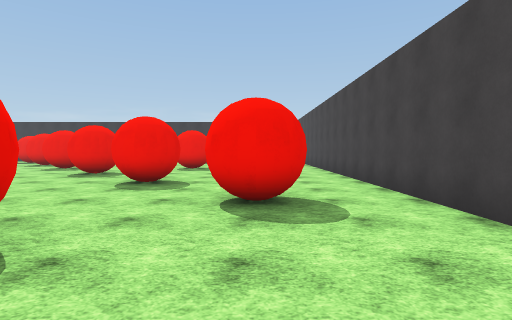
View 1 (above)

24 first-person views from a walk through a 3-D level made in the Unity game engine. The camera is 1.5 m above the floor, tilts 2° down and sees 80° across. The floor is counted in squares, 2 m on a side. Each view is taken from the middle of a square. On the plan, view 1 faces up. The plan holds only what a view shows up to about 10 squares ahead; the rest is blank. The place goes on beyond the plan. The player is left out. Surface patterns are stand-ins for the level's own textures.

View 2
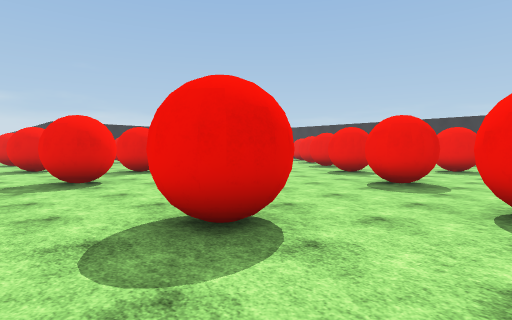

View 3
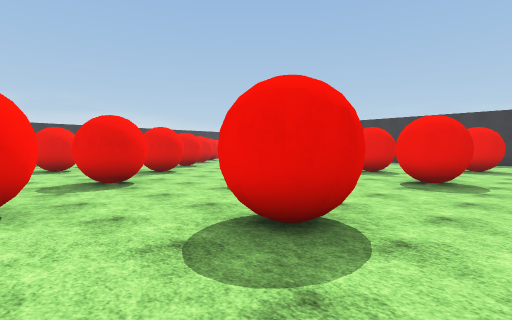

View 4
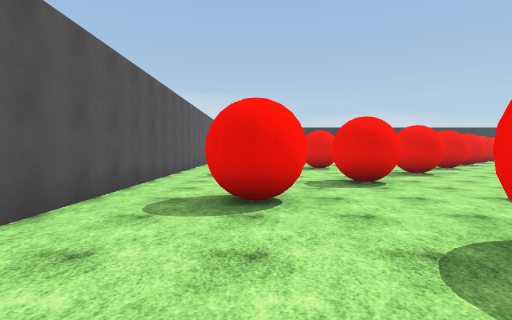

View 5
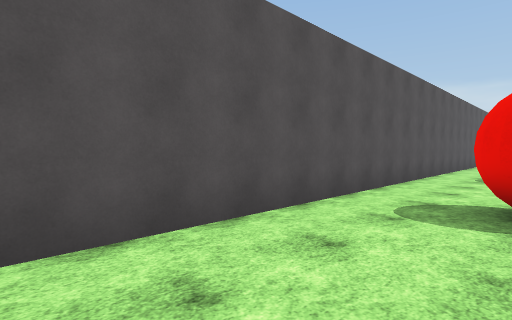

View 6
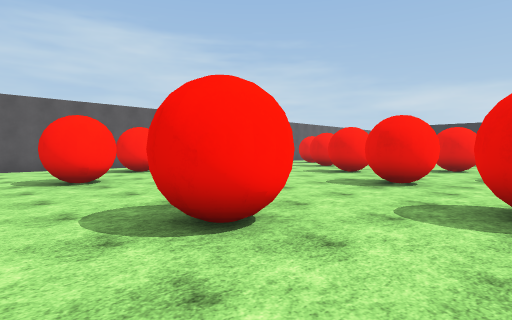

View 7
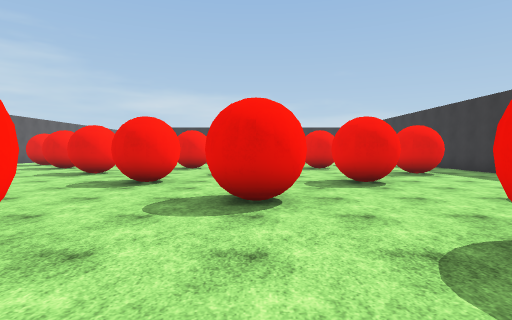

View 8
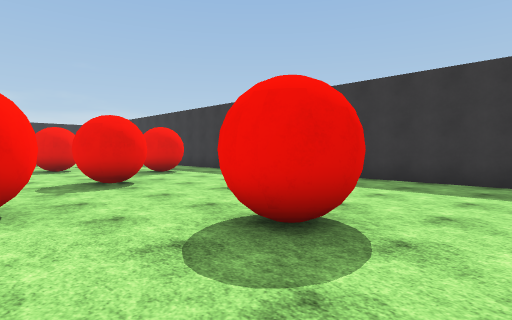

View 9
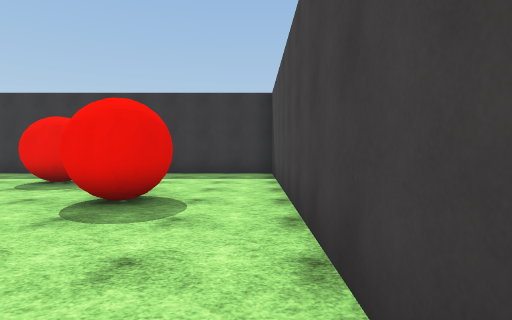

View 10
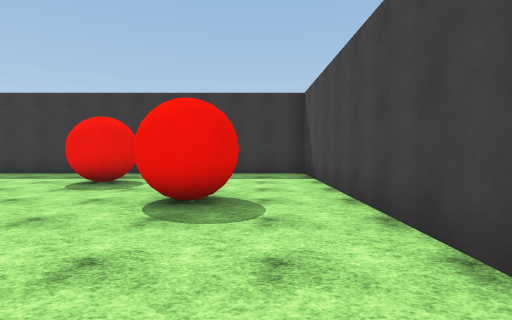

View 11
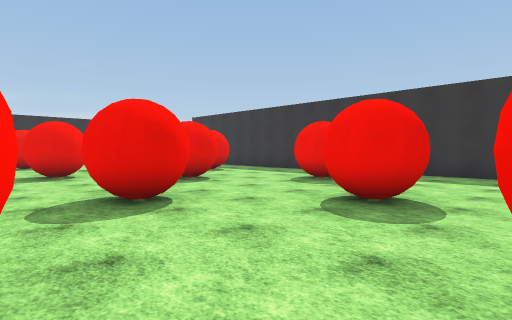

View 12
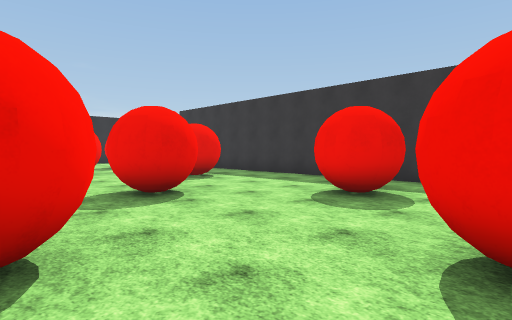

View 13
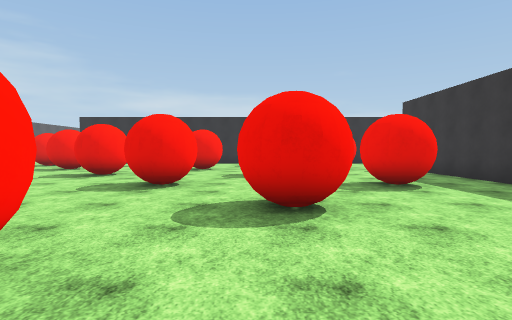

View 14
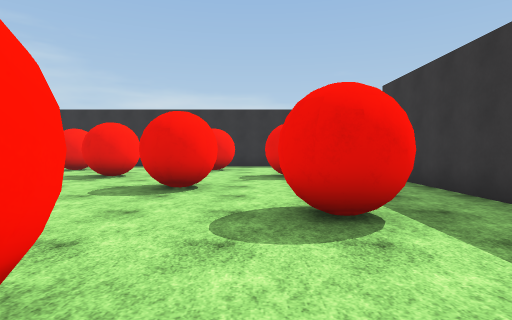

View 15
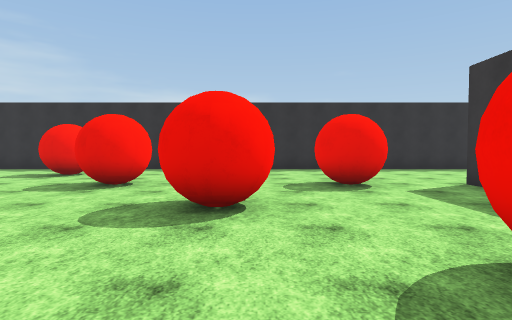

View 16
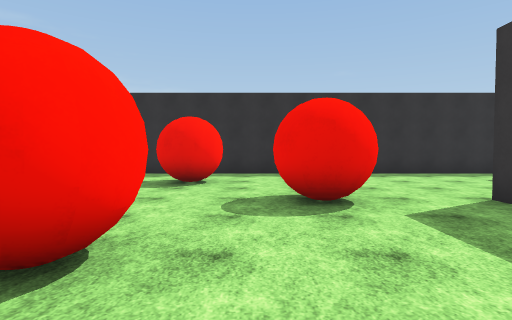

View 17
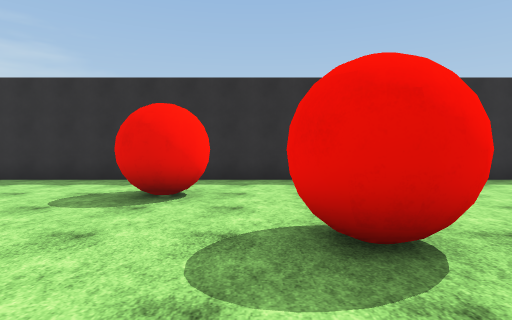

View 18
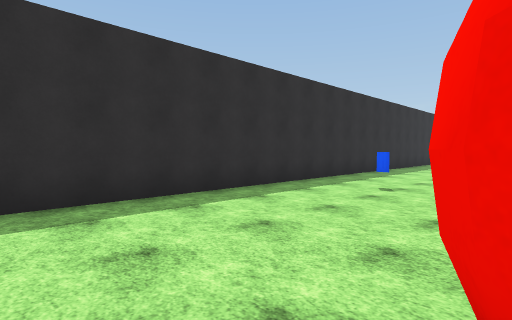

View 19
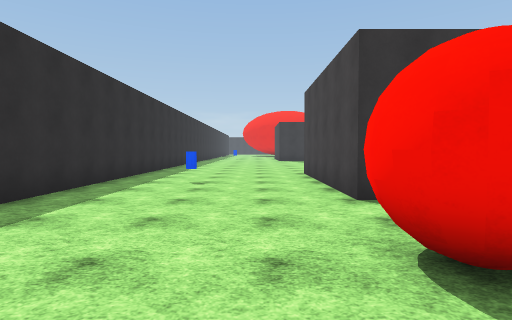

View 20
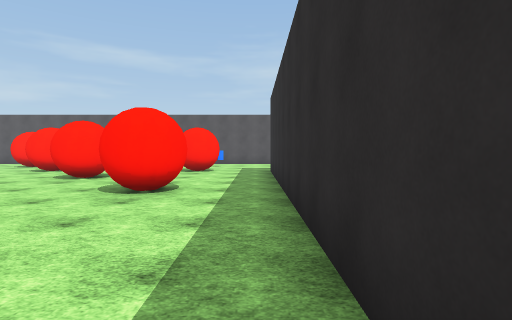

View 21
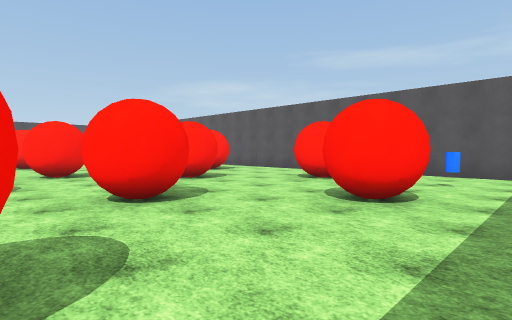

View 22
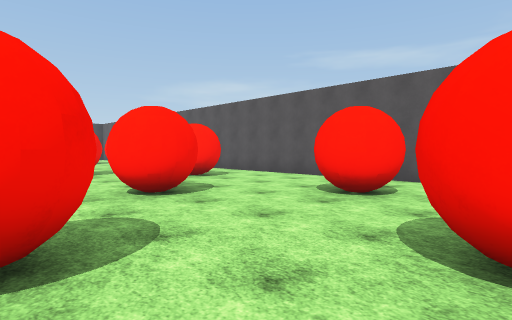

View 23
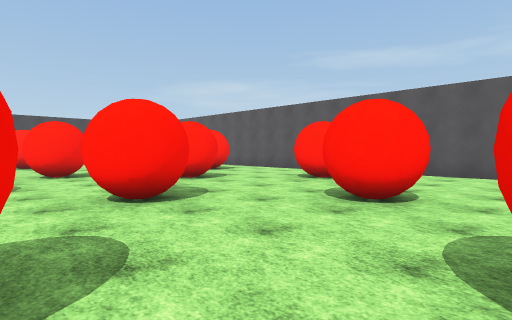

View 24
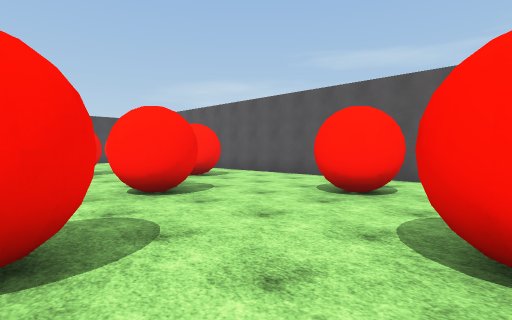

### Floor plan
Key: @ floor where view 1 was taken; # wall or solid block; . floor; O other object.
Columns run from 23 left of view 1 to 3 right of it. Each row starts with its distance up from view 1.
 25 #.....
 24 #.....#
 23 #.....#
 22 #..O..#
 21 #.....#
 20 #.....#####################
 19 #.........................#
 18 #.........................#
 17 #....##...##...##...##....#
 16 #.........................#
 15 #..#....#....#....#....#..#
 14 #..#....#....#....#....#..#
 13 #.........................#
 12 #....##...##...##...##....#
 11 #.........................#
 10 #..#....#....#....#....#..#
  9 #..#....#....#....#....#..#
  8 #.........................#
  7 #....##...##...##...##....#
  6 #.........................#
  5 #..#....#....#....#....#..#
  4  ..#....#....#....#....#..#
  3   ........................#
  2   .O.##...##...##...##....
  1   ........................
  0   .....................@..
 -1   ########################

Where each view was taken, in squares from view 1:
view 1: 0 up, 0 right, facing up
view 2: 0 up, 0 right, facing up-left
view 3: 2 up, 2 right, facing up-left
view 4: 2 up, 2 right, facing left
view 5: 2 up, 2 right, facing down-left
view 6: 12 up, 2 right, facing down-left
view 7: 12 up, 2 right, facing left
view 8: 12 up, 2 right, facing up-left
view 9: 10 up, 2 right, facing up
view 10: 10 up, 1 right, facing up
view 11: 10 up, 3 left, facing up-left
view 12: 12 up, 5 left, facing up-left
view 13: 14 up, 6 left, facing left
view 14: 16 up, 9 left, facing left
view 15: 15 up, 11 left, facing left
view 16: 16 up, 13 left, facing left
view 17: 16 up, 15 left, facing left
view 18: 16 up, 18 left, facing up-left
view 19: 15 up, 19 left, facing up
view 20: 15 up, 22 left, facing down
view 21: 9 up, 22 left, facing down-right
view 22: 7 up, 20 left, facing down-right
view 23: 9 up, 17 left, facing down-right
view 24: 7 up, 15 left, facing down-right
